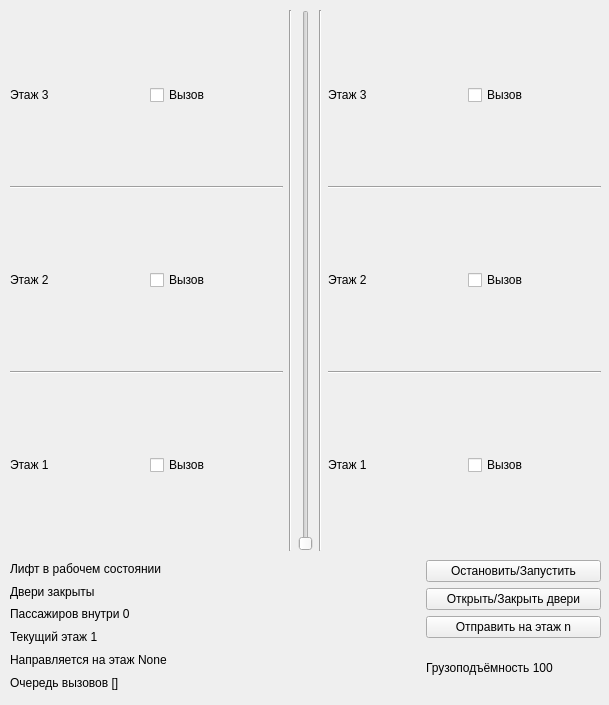
<?xml version="1.0" encoding="UTF-8"?>
<ui version="4.0">
 <class>Form</class>
 <widget class="QWidget" name="Form">
  <property name="geometry">
   <rect>
    <x>0</x>
    <y>0</y>
    <width>609</width>
    <height>705</height>
   </rect>
  </property>
  <property name="windowTitle">
   <string>Form</string>
  </property>
  <widget class="QWidget" name="horizontalLayoutWidget_6">
   <property name="geometry">
    <rect>
     <x>10</x>
     <y>10</y>
     <width>591</width>
     <height>541</height>
    </rect>
   </property>
   <layout class="QHBoxLayout" name="horizontalLayout_2">
    <item>
     <layout class="QVBoxLayout" name="left_part_4">
      <item>
       <layout class="QHBoxLayout" name="left_floor_layout_10">
        <item>
         <widget class="QLabel" name="left_floor_lbl_3">
          <property name="text">
           <string>Этаж 3</string>
          </property>
         </widget>
        </item>
        <item>
         <widget class="QCheckBox" name="left_floor_checkbox3">
          <property name="text">
           <string>Вызов</string>
          </property>
          <property name="checkable">
           <bool>false</bool>
          </property>
         </widget>
        </item>
       </layout>
      </item>
      <item>
       <widget class="Line" name="line_11">
        <property name="orientation">
         <enum>Qt::Horizontal</enum>
        </property>
       </widget>
      </item>
      <item>
       <layout class="QHBoxLayout" name="left_floor_layout_11">
        <item>
         <widget class="QLabel" name="left_floor_lbl_2">
          <property name="text">
           <string>Этаж 2</string>
          </property>
         </widget>
        </item>
        <item>
         <widget class="QCheckBox" name="left_floor_checkbox2">
          <property name="text">
           <string>Вызов</string>
          </property>
          <property name="checkable">
           <bool>false</bool>
          </property>
         </widget>
        </item>
       </layout>
      </item>
      <item>
       <widget class="Line" name="line_12">
        <property name="orientation">
         <enum>Qt::Horizontal</enum>
        </property>
       </widget>
      </item>
      <item>
       <layout class="QHBoxLayout" name="left_floor_layout_12">
        <item>
         <widget class="QLabel" name="left_floor_lbl_1">
          <property name="text">
           <string>Этаж 1</string>
          </property>
         </widget>
        </item>
        <item>
         <widget class="QCheckBox" name="left_floor_checkbox1">
          <property name="text">
           <string>Вызов</string>
          </property>
          <property name="checkable">
           <bool>false</bool>
          </property>
         </widget>
        </item>
       </layout>
      </item>
     </layout>
    </item>
    <item>
     <widget class="Line" name="line_13">
      <property name="orientation">
       <enum>Qt::Vertical</enum>
      </property>
     </widget>
    </item>
    <item>
     <widget class="QSlider" name="lift_floor_slider_2">
      <property name="orientation">
       <enum>Qt::Vertical</enum>
      </property>
     </widget>
    </item>
    <item>
     <widget class="Line" name="line_14">
      <property name="orientation">
       <enum>Qt::Vertical</enum>
      </property>
     </widget>
    </item>
    <item>
     <layout class="QVBoxLayout" name="right_part_2">
      <item>
       <layout class="QHBoxLayout" name="right_floor_layout_14">
        <item>
         <widget class="QLabel" name="right_floor_lbl_3">
          <property name="text">
           <string>Этаж 3</string>
          </property>
         </widget>
        </item>
        <item>
         <widget class="QCheckBox" name="right_floor_checkbox3">
          <property name="text">
           <string>Вызов</string>
          </property>
          <property name="checkable">
           <bool>false</bool>
          </property>
         </widget>
        </item>
       </layout>
      </item>
      <item>
       <widget class="Line" name="line_15">
        <property name="orientation">
         <enum>Qt::Horizontal</enum>
        </property>
       </widget>
      </item>
      <item>
       <layout class="QHBoxLayout" name="right_floor_layout_15">
        <item>
         <widget class="QLabel" name="right_floor_lbl_2">
          <property name="text">
           <string>Этаж 2</string>
          </property>
         </widget>
        </item>
        <item>
         <widget class="QCheckBox" name="right_floor_checkbox2">
          <property name="text">
           <string>Вызов</string>
          </property>
          <property name="checkable">
           <bool>false</bool>
          </property>
         </widget>
        </item>
       </layout>
      </item>
      <item>
       <widget class="Line" name="line_16">
        <property name="orientation">
         <enum>Qt::Horizontal</enum>
        </property>
       </widget>
      </item>
      <item>
       <layout class="QHBoxLayout" name="right_floor_layout_16">
        <item>
         <widget class="QLabel" name="right_floor_lbl_1">
          <property name="text">
           <string>Этаж 1</string>
          </property>
         </widget>
        </item>
        <item>
         <widget class="QCheckBox" name="right_floor_checkbox1">
          <property name="text">
           <string>Вызов</string>
          </property>
          <property name="checkable">
           <bool>false</bool>
          </property>
         </widget>
        </item>
       </layout>
      </item>
     </layout>
    </item>
   </layout>
  </widget>
  <widget class="QWidget" name="horizontalLayoutWidget_5">
   <property name="geometry">
    <rect>
     <x>10</x>
     <y>560</y>
     <width>591</width>
     <height>131</height>
    </rect>
   </property>
   <layout class="QHBoxLayout" name="operator_functions" stretch="7,3">
    <item>
     <layout class="QVBoxLayout" name="lift_info">
      <item>
       <widget class="QLabel" name="lift_status_label">
        <property name="text">
         <string>Лифт в рабочем состоянии</string>
        </property>
       </widget>
      </item>
      <item>
       <widget class="QLabel" name="lift_door_status_label">
        <property name="text">
         <string>Двери закрыты</string>
        </property>
       </widget>
      </item>
      <item>
       <widget class="QLabel" name="lift_passengers_label">
        <property name="text">
         <string>Пассажиров внутри 0</string>
        </property>
       </widget>
      </item>
      <item>
       <widget class="QLabel" name="lift_current_floor_label">
        <property name="text">
         <string>Текущий этаж 1</string>
        </property>
       </widget>
      </item>
      <item>
       <widget class="QLabel" name="lift_destination_label">
        <property name="text">
         <string>Направляется на этаж None</string>
        </property>
       </widget>
      </item>
      <item>
       <widget class="QLabel" name="lift_queue_label">
        <property name="text">
         <string>Очередь вызовов []</string>
        </property>
       </widget>
      </item>
     </layout>
    </item>
    <item>
     <layout class="QVBoxLayout" name="lift_functions">
      <item>
       <widget class="QPushButton" name="change_lift_status_btn">
        <property name="text">
         <string>Остановить/Запустить</string>
        </property>
       </widget>
      </item>
      <item>
       <widget class="QPushButton" name="change_door_status_btn">
        <property name="text">
         <string>Открыть/Закрыть двери</string>
        </property>
       </widget>
      </item>
      <item>
       <widget class="QPushButton" name="send_to_floor_btn">
        <property name="text">
         <string>Отправить на этаж n</string>
        </property>
       </widget>
      </item>
      <item>
       <widget class="QLabel" name="label">
        <property name="text">
         <string>Грузоподъёмность 100</string>
        </property>
       </widget>
      </item>
     </layout>
    </item>
   </layout>
  </widget>
 </widget>
 <resources/>
 <connections/>
</ui>
